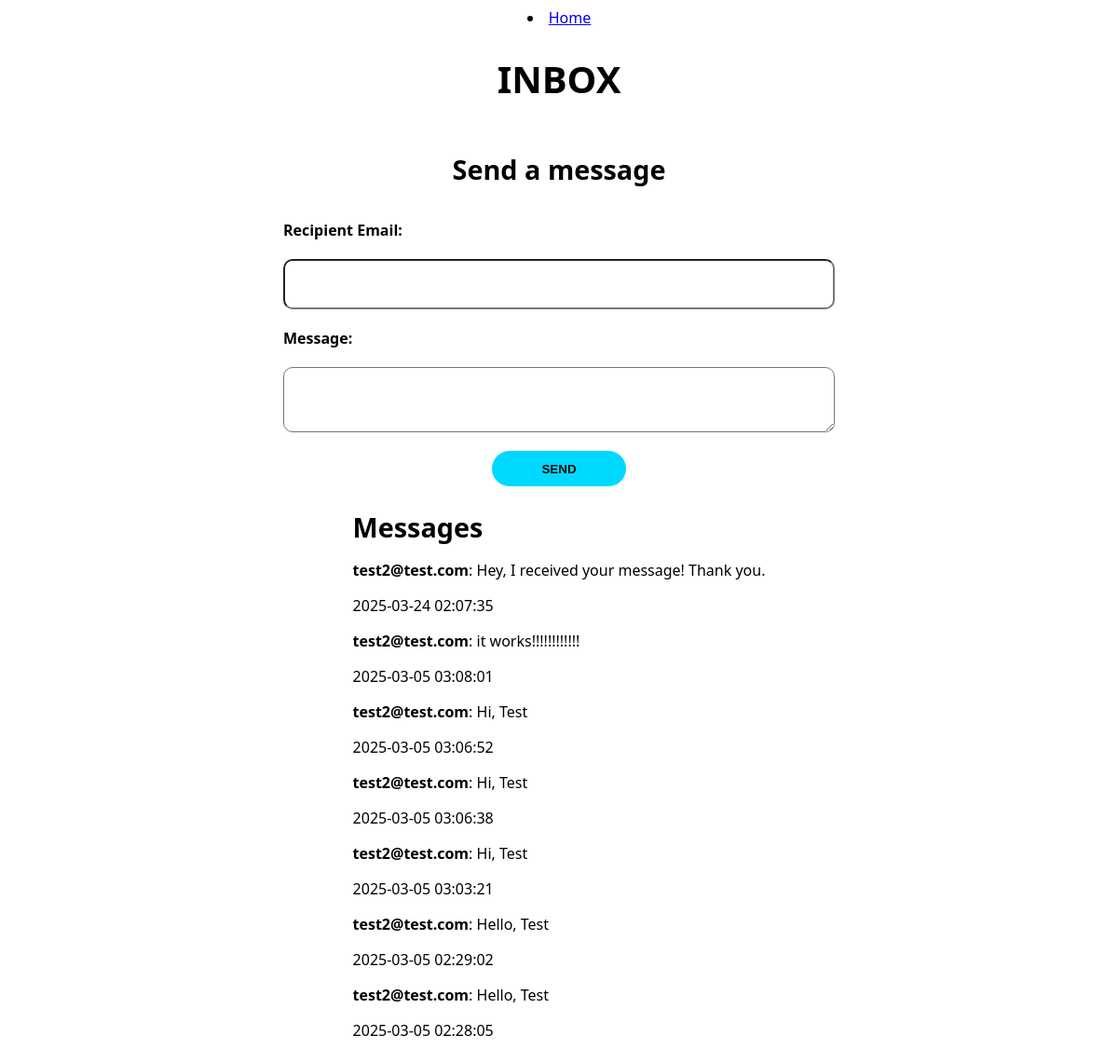
Screenshot of /inbox (signed in) with the database file from the repository.
### website/models.py (models this page shows)
class Message(db.Model): #Model to handle the messages
    id = db.Column(db.Integer, primary_key=True)   #store all messages in a table
    sender_id = db.Column(db.Integer, db.ForeignKey('user.id')) #used to fetch the correct messages based on who received and who sent
    receiver_id = db.Column(db.Integer, db.ForeignKey('user.id'))
    message_text = db.Column(db.Text, nullable = False)
    timestamp = db.Column(db.DateTime, default = db.func.current_timestamp())

class User(db.Model, UserMixin): # Define schema, the columns
    id = db.Column(db.Integer, primary_key=True)
    email = db.Column(db.String(150), unique=True) # No user can have the same email as another
    password = db.Column(db.String(150))
    first_name = db.Column(db.String(150))
    role = db.Column(db.String(150))
    projects = db.relationship('Project') # Tells Flask and sqlAlchemy to do their magic, and when creating a project,

### website/views.py (the view)
@views.route('/inbox')
def inbox():
    user_id = current_user.id
    messages = Message.query.join(User, Message.sender_id == User.id).filter(Message.receiver_id == user_id).add_columns(Message.id, Message.message_text, Message.timestamp, User.email.label('sender_name')).order_by(Message.timestamp.desc()).all()
    return render_template("inbox.html", messages=messages)

### website/templates/inbox.html (shortened to what this page needs)
<!DOCTYPE html>
<html lang="en-US">
  <head>
    <link rel="stylesheet" href="./../static/inbox-style.css" />
  </head>
  <body>
    <li><a href="/">Home</a></li>
    <h1>Inbox</h1>
    <h2>Send a message</h2>
    <form method="POST" action="{{url_for('views.send_message')}}">
      <label for="receiver_email">Recipient Email:</label>
      <input type="text" name="receiver_email" required />
      <label for="content">Message:</label>
      <textarea name="content" required></textarea>
      <button type="submit">Send</button>
    </form>
    <div>
      <h2>Messages</h2>
      {% if messages %} {% for message in messages %}
      <div>
        <p>
          <strong>{{message.sender_name }}</strong>: {{message.message_text }}
        </p>
        <p>{{message.timestamp }}</p>
      </div>
      {% endfor %} {% else %}
      <p>No messages found.</p>
      {% endif %}
    </div>
  </body>
</html>

### website/static/inbox-style.css (style rules this page uses)
body { min-height: 100vh; background-color: #ffffff; font-family: "Segoe UI", Tahoma, Geneva, Verdana, sans-serif; padding-top: 0px; display: flex; flex-direction: column; align-items: center; }
h1 { font-size: 2.5rem; font-weight: 900; text-transform: uppercase; text-align: center; color: var(--text-color); }
h2 { font-size: 1.8rem; font-weight: 700; color: var(--accent-color); margin-bottom: 15px; }
form { width: 50%; margin-top: 20px; display: flex; flex-direction: column; gap: 20px; }
form label { font-weight: 600; }
form input, form textarea { padding: 1em; font-size: 1rem; border-radius: 10px; border: 2px solid var(#0000); background-color: var(--input-color); transition: border-color 150ms ease; }
form button { border: #0000; border-radius: 1000px; padding: 0.85em 4em; background-color: #00d9ff; color: var(--base-color); font-weight: 600; text-transform: uppercase; cursor: pointer; transition: 150ms ease; align-self: center; }

### rows the page displays
Message: sender_name "test2@test.com", message_text "Hey, I received your message! Thank you.", timestamp "2025-03-24 02:07:35"
Message: sender_name "test2@test.com", message_text "it works!!!!!!!!!!!!", timestamp "2025-03-05 03:08:01"
Message: sender_name "test2@test.com", message_text "Hi, Test", timestamp "2025-03-05 03:06:52"
Message: sender_name "test2@test.com", message_text "Hi, Test", timestamp "2025-03-05 03:06:38"
Message: sender_name "test2@test.com", message_text "Hi, Test", timestamp "2025-03-05 03:03:21"
Message: sender_name "test2@test.com", message_text "Hello, Test", timestamp "2025-03-05 02:29:02"
Message: sender_name "test2@test.com", message_text "Hello, Test", timestamp "2025-03-05 02:28:05"
